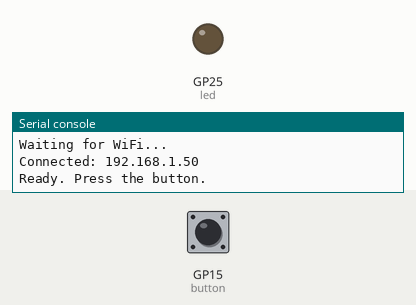
Recording of a program running on a simulated Raspberry Pi Pico running MicroPython. Shown: output pins drawn as LEDs (lit = HIGH), the last lines printed to the serial console. The test bench sets the inputs (shaded band); at power-on: GP15 (button) HIGH. WiFi joins after 1.5 s; web requests get an empty 200 reply after 0.4 s.

Above: at 3.4 s.
3.5 s: GP15 (button) pulled LOW for 0.15 s
At 3.8 s:
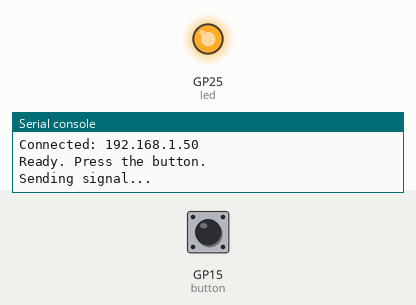
Timing chart, 0 to 6.5 s (numbered marks = the images above; inputs shaded):
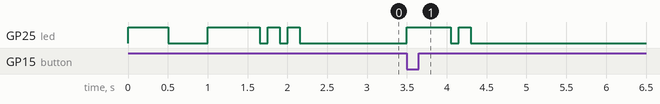

The program:

main.py
```python
import network
import urequests
import time
from machine import Pin

# ── Configuration ─────────────────────────────────────────────────────────────
WIFI_SSID     = "cake"
WIFI_PASSWORD = "catsarecool"

SERVER_IP   = "10.145.10.228"
SERVER_PORT = 3001
SIGNAL_URL  = f"http://{SERVER_IP}:{SERVER_PORT}/api/button"

# ── Button wiring ─────────────────────────────────────────────────────────────
BUTTON_PIN  = 15
PULL        = Pin.PULL_UP
PRESSED_VAL = 0

DEBOUNCE_MS = 300

led    = Pin("LED", Pin.OUT)
button = Pin(BUTTON_PIN, Pin.IN, PULL)

_last_press_ms = 0
_pending       = False


def button_isr(_):
    global _last_press_ms, _pending
    now = time.ticks_ms()

    if time.ticks_diff(now, _last_press_ms) > DEBOUNCE_MS:
        _last_press_ms = now
        _pending = True


button.irq(
    trigger=Pin.IRQ_FALLING if PRESSED_VAL == 0 else Pin.IRQ_RISING,
    handler=button_isr
)


def blink(times=1, on_ms=150, off_ms=100):
    for _ in range(times):
        led.on()
        time.sleep_ms(on_ms)
        led.off()
        time.sleep_ms(off_ms)


def connect_wifi():
    wlan = network.WLAN(network.STA_IF)
    wlan.active(True)

    if wlan.isconnected():
        print("Already connected:", wlan.ifconfig()[0])
        return wlan

    print(f"Connecting to {WIFI_SSID}...")

    wlan.connect(WIFI_SSID, WIFI_PASSWORD)

    # Keep trying until connected
    while not wlan.isconnected():
        led.toggle()
        print("Waiting for WiFi...")
        time.sleep(0.5)

    led.off()
    print("Connected:", wlan.ifconfig()[0])
    blink(3)

    return wlan


def send_signal():
    print("Sending signal...")
    led.on()

    try:
        response = urequests.get(SIGNAL_URL)
        body = response.text.strip()
        response.close()

        print("OK:", body)

        led.off()
        blink(2)  # success

    except Exception as e:
        print("Error:", e)

        led.on()
        time.sleep_ms(800)
        led.off()  # failure


# ── Startup diagnostics ───────────────────────────────────────────────────────
print(f"Button on GP{BUTTON_PIN}, pull={'UP' if PULL == Pin.PULL_UP else 'DOWN'}")
print(f"Current pin state: {button.value()}  (expected {1 - PRESSED_VAL} at rest)")

if button.value() == PRESSED_VAL:
    print("WARNING: pin reads PRESSED at startup — check wiring or change PULL/PRESSED_VAL")


# Connect to WiFi immediately on startup
wlan = connect_wifi()

print("Ready. Press the button.")


# ── Main loop ─────────────────────────────────────────────────────────────────
while True:
    # If WiFi drops, reconnect right away
    if not wlan.isconnected():
        print("WiFi lost — reconnecting...")
        wlan = connect_wifi()

    # Send signal when button is pressed
    if _pending:
        _pending = False

        if wlan.isconnected():
            send_signal()
        else:
            print("Not connected — reconnecting...")
            wlan = connect_wifi()

            if wlan.isconnected():
                send_signal()
            else:
                blink(5, on_ms=80, off_ms=80)

    time.sleep_ms(20)
```

Measured:
- after the input at 3.5 s, GP25 (led): LOW → HIGH at once, → LOW 0.55 s later, → HIGH 0.10 s later, → LOW 0.15 s later
